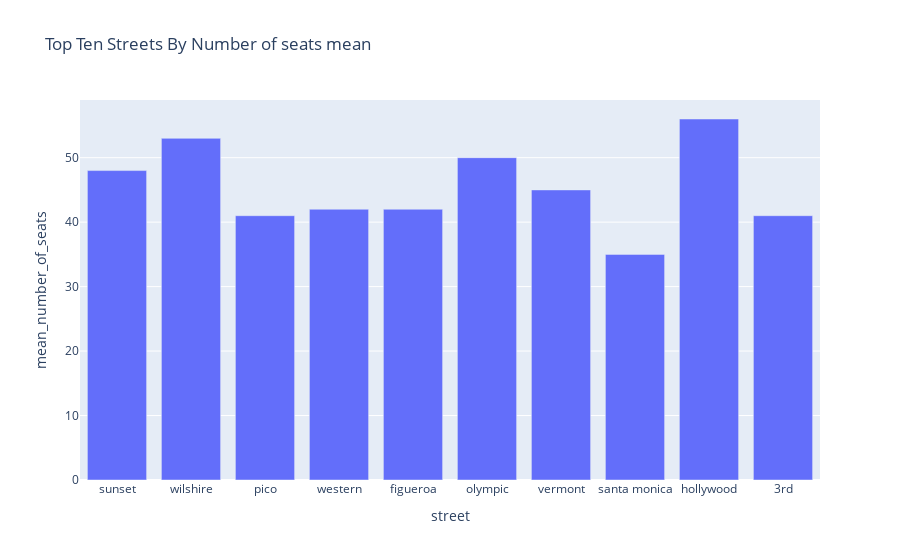

Notebook cell for this chart:
### Markdown cell above
<a id="distribution_on_busy_streets"></a>

### Code cell
top_10
fig = px.bar(top_10, x = 'street', y='mean_number_of_seats', title='Top Ten Streets By Number of seats mean')
fig.show()

### Figure 1 — Plotly figure (JSON) as saved in the notebook; plotly's stock layout.template omitted (floating-point values rounded to 4 significant figures)
{"data": [{"alignmentgroup": "True", "hovertemplate": "street=%{x}<br>mean_number_of_seats=%{y}<extra></extra>", "legendgroup": "", "marker": {"color": "#636efa", "pattern": {"shape": ""}}, "name": "", "offsetgroup": "", "orientation": "v", "showlegend": false, "textposition": "auto", "type": "bar", "x": ["sunset", "wilshire", "pico", "western", "figueroa", "olympic", "vermont", "santa monica", "hollywood", "3rd"], "xaxis": "x", "y": [48, 53, 41, 42, 42, 50, 45, 35, 56, 41], "yaxis": "y"}], "layout": {"barmode": "relative", "legend": {"tracegroupgap": 0}, "title": {"text": "Top Ten Streets By Number of seats mean"}, "xaxis": {"anchor": "y", "domain": [0, 1], "title": {"text": "street"}}, "yaxis": {"anchor": "x", "domain": [0, 1], "title": {"text": "mean_number_of_seats"}}}}
